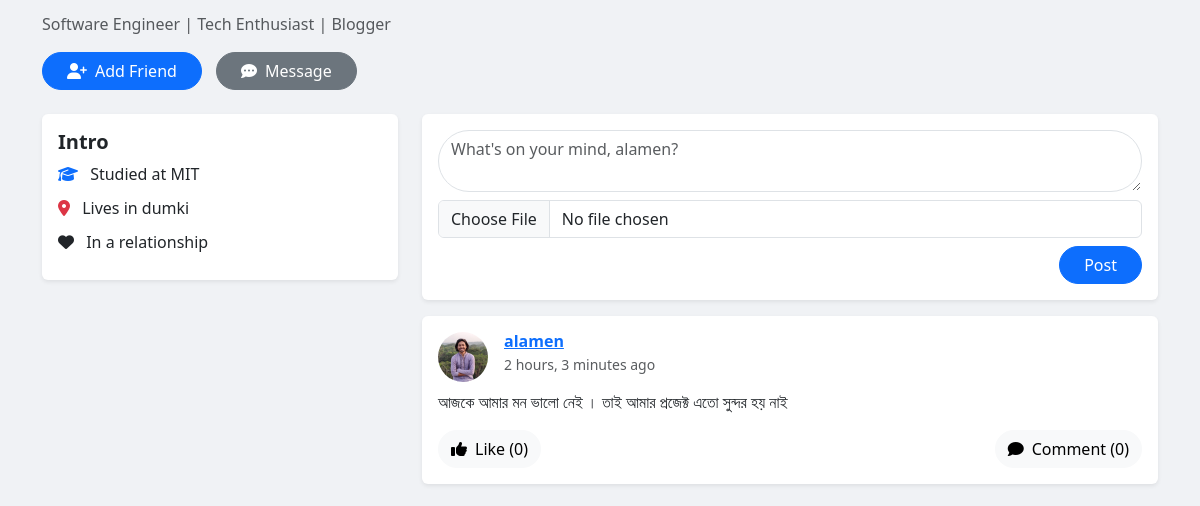
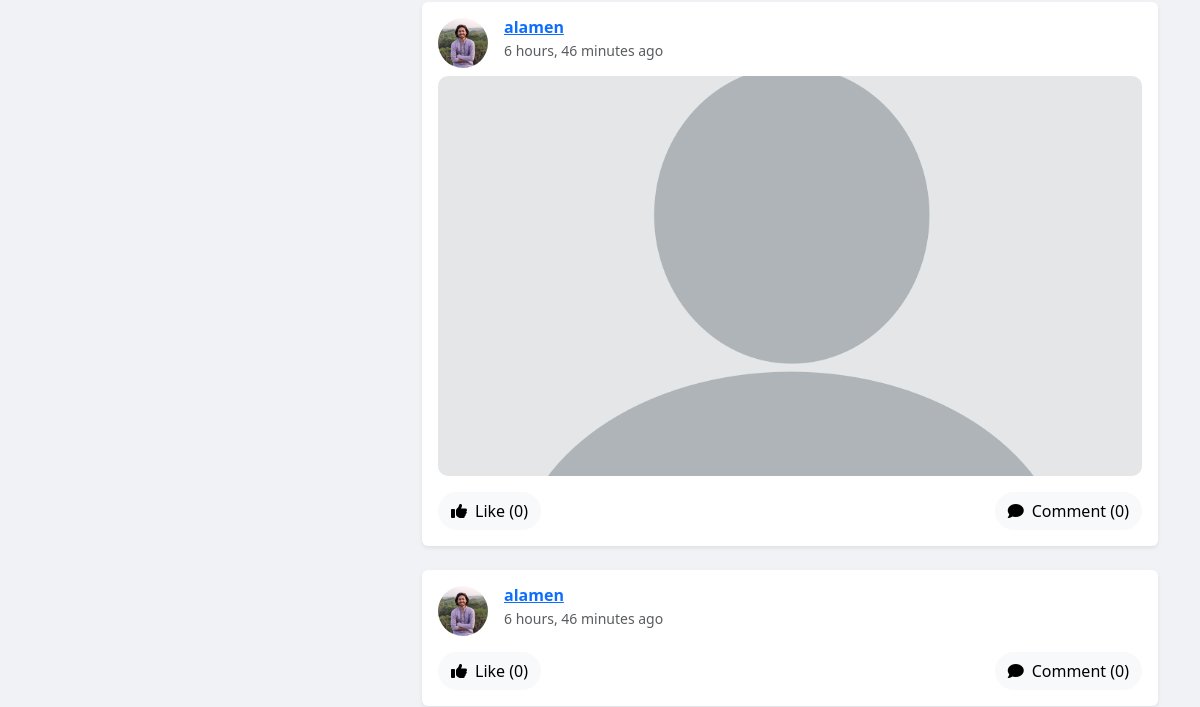
The page /account/profile/alamen/ (middle part) on the database as committed earlier (2 pictures, top to bottom).
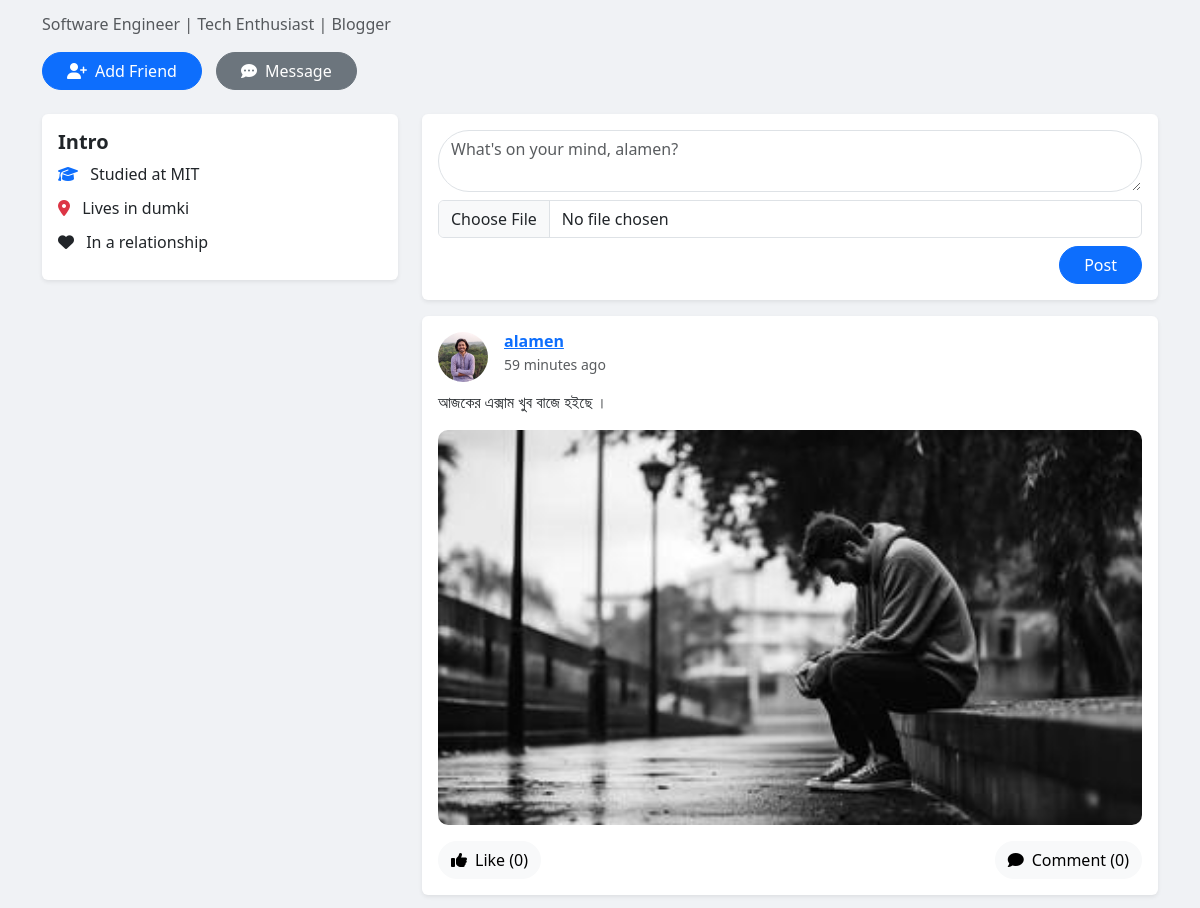
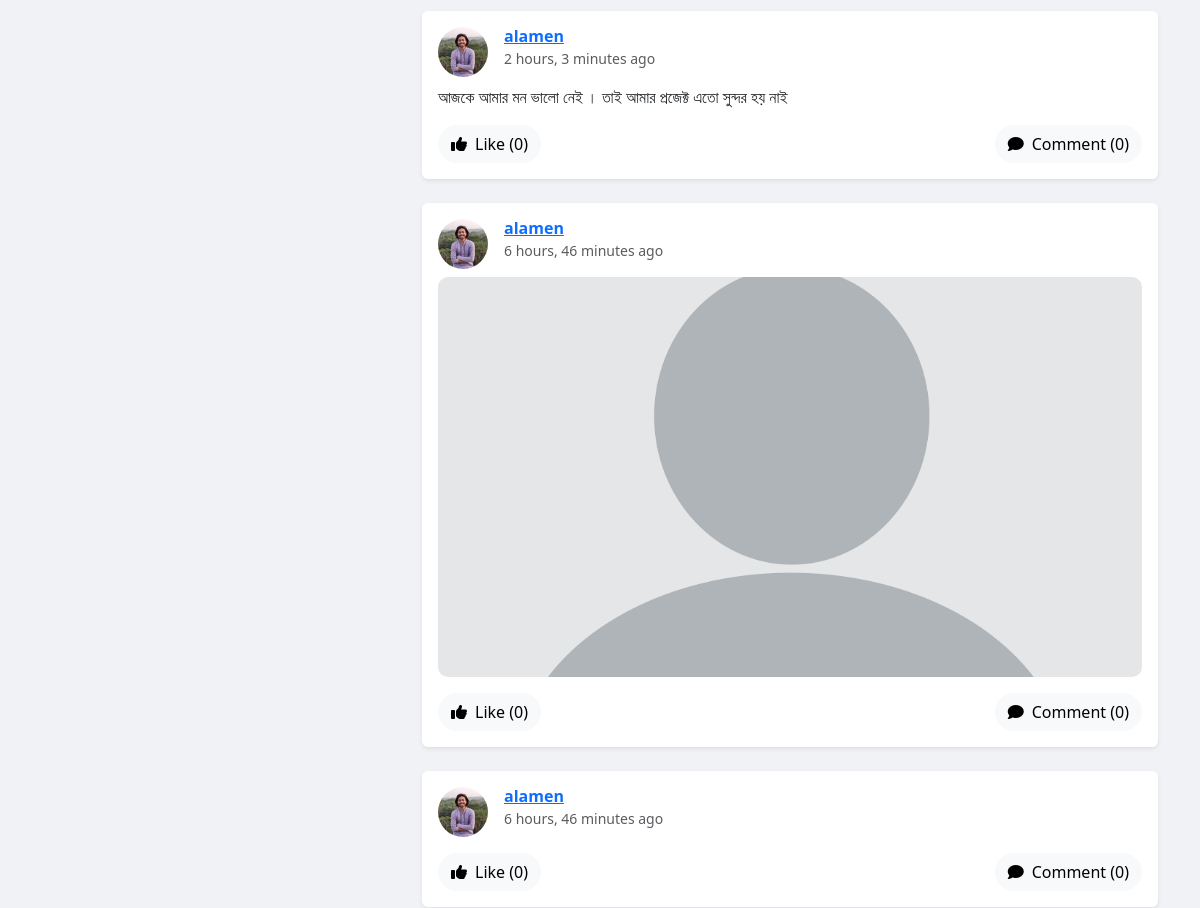
The same page on the database as committed later (2 pictures, top to bottom).
### account/models.py (models this page shows, shortened)
class Profile(models.Model):
    user = models.OneToOneField(User, on_delete=models.CASCADE)
    bio = models.TextField(max_length=500, blank=True)
    location = models.CharField(max_length=30, blank=True)
    birth_date = models.DateField(null=True, blank=True)
    profile_picture = models.ImageField(upload_to='profile_pictures/', blank=True, null=True,default='profile_pictures/blank_profile.png')
    cover_picture = models.ImageField(upload_to='cover_pictures/', blank=True, null=True,default='cover_pictures/blank_cover.png')
    created_at = models.DateTimeField(auto_now_add=True)
    updated_at = models.DateTimeField(auto_now=True)

### newsfeed/models.py (models this page shows, shortened)
class Post(models.Model):
    content = models.TextField(blank=True)
    post_img = models.ImageField(upload_to="post_img", blank=True)
    likes = models.ManyToManyField(User, related_name='liked_posts', blank=True)
    user = models.ForeignKey(User, on_delete=models.CASCADE,related_name='posts')
    created_at = models.DateTimeField(auto_now_add=True)
    updated_at = models.DateTimeField(auto_now=True)
    def total_likes(self):
        return self.likes.count()

### account/views.py (the view)
# urls.py: path('profile/', views.profile, name='profile'),  # Add your profile view here.
def profile(request, username=None):
    if username:
        user = get_object_or_404(User, username=username)
    else:
        user = request.user
    profile = get_object_or_404(Profile.objects.select_related('user'), user=user)
    posts = profile.user.posts.all().order_by('-created_at')
    return render(request, 'account/profile/profile.html', {
        "profile": profile,
        "posts": posts
    })

### account/templates/account/profile/profile.html (shortened to what this page needs)
<!DOCTYPE html>
<html lang="en">
<head>
    <link href="https://cdn.jsdelivr.net/npm/bootstrap@5.3.2/dist/css/bootstrap.min.css" rel="stylesheet">
</head>
<body>
<div class="container mt-3 mb-3">
    <div class="d-flex justify-content-between align-items-center mt-5">
        <div>
            <p class="text-muted">Software Engineer | Tech Enthusiast | Blogger</p>
            <div class="action-buttons">
                <button class="btn btn-primary rounded-pill px-4"><i class="fas fa-user-plus me-2"></i>Add Friend</button>
                <button class="btn btn-secondary rounded-pill px-4"><i class="fas fa-comment-dots me-2"></i>Message</button>
            </div>
        </div>
    </div>
</div>
<div class="container mt-4">
    <div class="row">
        <div class="col-md-4">
            <div class="bg-white rounded shadow-sm p-3 mb-4 info-section">
                <h5 class="fw-bold">Intro</h5>
                <p><i class="fas fa-graduation-cap me-2 text-primary"></i> Studied at MIT</p>
                <p><i class="fas fa-map-marker-alt me-2 text-danger"></i> Lives in {{profile.location}}</p>
                <p><i class="fas fa-heart me-2 text-pink"></i> In a relationship</p>
            </div>
        </div>
        <div class="col-md-8">
            <div class="bg-white rounded shadow-sm p-3 mb-3">
                <form method="POST" enctype="multipart/form-data" action="{% url "newsfeed:create_post" %}">
                 <textarea class="form-control rounded-pill mb-2" name="content" rows="2" placeholder="What's on your mind, {{ profile.user }}?"></textarea>
                    <input type="file" name="post_img" class="form-control mb-2">
                    <div class="d-flex justify-content-end">
                        <button class="btn btn-primary rounded-pill px-4" type="submit">Post</button>
                    </div>
                </form>
            </div>
        {% for post in posts %}
        <div class="bg-white rounded shadow-sm p-3 mb-4 post-card" >
            <div class="d-flex mb-2">
                <a href="{% url 'account:user_profile' post.user.username %}" blank="true">
                    <img src="{{ profile.profile_picture.url }}" class="rounded-circle me-3" width="50" height="50">
                </a>
                <div class="d-flex justify-content-between w-100">
                    <div>
                        <a href="{% url 'account:user_profile' post.user.username %}"><h6 class="fw-bold mb-0">{{ post.user }}</h6></a>
                        <small class="text-muted">{{ post.created_at|timesince }} ago</small>
                    </div>
                </div>
            </div>
            {% if post.content %}
            <p>{{ post.content }}</p>
            {% endif %}
            {% if post.post_img %}
            <img class="post_img" src="{{ post.post_img.url }}" alt="Post Image">
            {% endif %}
            <div class="d-flex justify-content-between mt-3">
                <form method="post" action="{% url 'newsfeed:post_like' post.pk %}">
                    {% if request.user in post.likes.all %}
                    <button class="btn btn-light rounded-pill" type="submit">
                        <i class="fas fa-thumbs-down me-2"></i>Unlike ({{ post.total_likes }})
                    </button>
                    {% else %}
                    <button class="btn btn-light rounded-pill" type="submit">
                        <i class="fas fa-thumbs-up me-2"></i>Like ({{ post.total_likes }})
                    </button>
                    {% endif %}
                </form>
                <button class="btn btn-light rounded-pill" data-bs-toggle="collapse" data-bs-target="#commentSection{{ post.id }}">
                    <i class="fas fa-comment me-2"></i>Comment ({{ post.comments.count }})
                </button>
            </div>
        </div>
        {% empty %}
        <p class="text-center">No posts yet.</p>
        {% endfor %}
        </div>
    </div>
</div>
</body>
</html>

Rows that differ between the two databases and show on the page:
added Post: profile_picture (picture), user "alamen", created_at "59 minutes", content "আজকের এক্সাম খুব বাজে হইছে ।", post_img (picture), total_likes "0", comments.count "0"
